Frame 1 (no input): blank canvas, image omitted
Frame 60 (the mouse pressed at the canvas centre just before this capture): blank canvas, image omitted
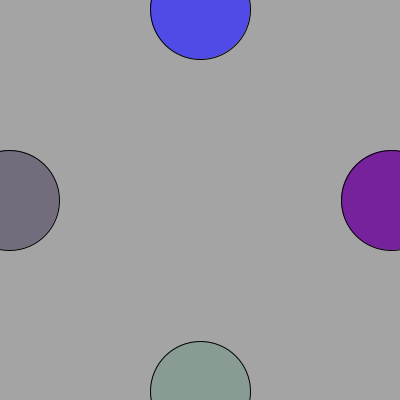
Frame 120 (the mouse held since frame 60 and released just before this capture)

The Processing sketch whose frames 1 and 60 were blank and that drew this single picture after the mouse press (run headless with seeded random() and noise(); from frame 60 on, the mouse is pressed at the canvas centre):

// Processing sketch: processing_20915
// ── processing_20915.pde

// Declare variables
float r1;
float g1;
float b1;
float a1;
float r2;
float g2;
float b2;
float a2;
float r3;
float g3;
float b3;
float a3;
float r4;
float g4;
float b4;
float a4;
float backGround;
int stall;
int circleXa;
int circleXb;
int circleYa;
int circleYb;
int circleSize = 100;

// Give a value to variables based to window size
void setup () {
  size (400, 400);
  background (255);
  int circleXa = width / 2;
  int circleXb = width / 2;
  int circleYa = height / 2; // I want this to be length
  int circleYb = height / 2; // I want this to be length
}


void draw () {
  background (backGround);


  // Circle 1
  fill (r1, b1, g1, a1);
  ellipse (mouseX, -(circleSize / 2) + circleYa, circleSize, circleSize);
  circleYa = (circleYa + stall) % (height + circleSize);

  // Circle 2
  fill (r2, b2, g2, a2);
  ellipse (mouseX, height + (circleSize /2) + circleYb, circleSize, circleSize);
  circleYb = (circleYb - stall) % (height + circleSize);

  // Circle 3
  fill (r3, b3, g3, a3);
  ellipse (-(circleSize / 2) + circleXa, mouseY, circleSize, circleSize);
  circleXa = (circleXa + stall) % (width + circleSize);

  // Circle 4
  fill (r4, b4, g4, a4);
  ellipse (width + (circleSize / 2) + circleXb, mouseY, circleSize, circleSize);
  circleXb = (circleXb - stall) % (width + circleSize);
}

void mousePressed () {
  backGround = random (255);
  stall = 1;
  r1 = random(255);
  g1 = random(255);
  b1 = random(255);
  a1 = random(255);
  r2 = random(255);
  g2 = random(255);
  b2 = random(255);
  a2 = random(255);
  r3 = random(255);
  g3 = random(255);
  b3 = random(255);
  a3 = random(255);
  r4 = random(255);
  g4 = random(255);
  b4 = random(255);
  a4 = random(255);
}
